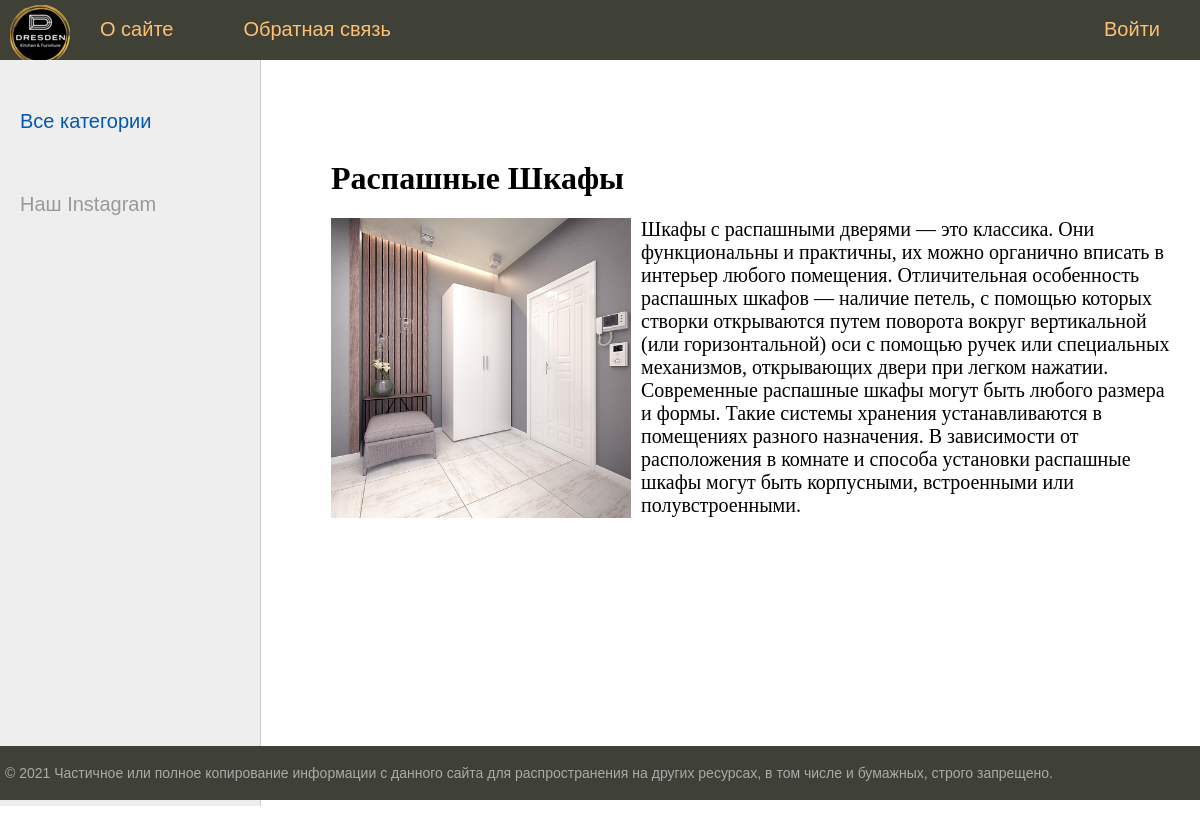
The app's page /post/raspashnye-shkafy/ with its own data.
### furniture/models.py (models this page shows, shortened)
class Furniture(models.Model):
    title = models.CharField(max_length=255, verbose_name="Заголовок")
    slug = models.SlugField(max_length=255, unique=True, db_index=True, verbose_name="URL")
    content = models.TextField(blank=True, verbose_name="Контент")
    photo = models.ImageField(upload_to="photos/%Y/%m/%d/", verbose_name="Фото")
    time_create = models.DateTimeField(auto_now_add=True)
    time_update = models.DateTimeField(auto_now=True)
    is_published = models.BooleanField(default=True, verbose_name="Публикация")
    cat = models.ForeignKey('Category', on_delete=models.PROTECT, verbose_name="Категории")
    def __str__(self):
        return self.title
    class Meta:
        ordering = ['id']

### furniture/views.py (the view)
# urls.py: path('post/<slug:post_slug>/', ShowPost.as_view(), name='post'),
class ShowPost(DataMixin, DetailView):
    model = Furniture
    template_name = 'furniture/post.html'
    slug_url_kwarg = 'post_slug'
    context_object_name = 'post'
    def get_context_data(self, *, object_list=None, **kwargs):
        context = super().get_context_data(**kwargs)
        c_def = self.get_user_context(title=context['post'])
        return context | c_def

### furniture/utils.py (called while the page is built)
    def get_user_context(self, **kwargs):
        context = kwargs
        cats = Category.objects.all()
        user_menu = menu.copy()
        if not self.request.user.is_authenticated:
            user_menu.pop(1)
        context['menu'] = user_menu
        context['cats'] = cats
        if 'cat_selected' not in context:
            context['cat_selected'] = 0
        return context

### furniture/templates/furniture/post.html
{% extends 'furniture/base.html' %}
{% block content %}
<h1>{{post.title}}</h1>
{% if post.photo %}
<p><img class="img-article-left" src="{{post.photo.url}}"></p>
{% endif %}
{{post.content|linebreaks}}
{% endblock %}

### furniture/static/furniture/css/styles.css (style rules this page uses)
html, body { font-family: 'Arial'; margin: 0; padding: 0; height: 100%; width: 100%; color: #444; }
img { max-width: 600px; height: auto; }
img.img-article-left { max-width: 300px; height: auto; float: left; padding: 0 10px 10px 0; }
.content-text h1 { font-size: 32px; }

### records on screen
Furniture: title "Распашные Шкафы", photo (picture), content "Шкафы с распашными дверями — это классика. Они функциональны и практичны, их можно органично вписать в интерьер любого помещения. Отличительная особенность распашных шкафов — наличие петель, с помощью которых створки открываются путем поворота вокруг вертикальной (или горизонтальной) оси с помощью ручек или специальных механизмов, открывающих двери при легком нажатии. Современные распашные шкафы могут быть любого размера и формы. Такие системы хранения устанавливаются в помещениях разного назначения. В зависимости от расположения в комнате и способа установки распашные шкафы могут быть корпусными, встроенными или полувстроенными."

### other values on screen
{{ m.title }} "О сайте" "Обратная связь"
{{ m.title }} "Войти"
